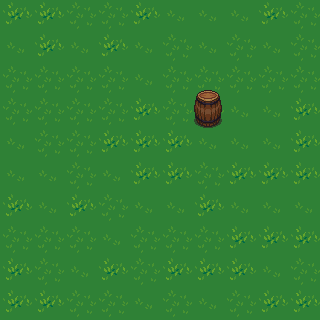

The image is a tile-based game level rendered from a .tmx file. Its description and source (layers, tilesets, objects; grid data summarised) follow:
An orthogonal 10x10 tile map with 32x32 px tiles, 2 tile layers (base, props) and 5 objects (spawn1, spawn2, spawn3).

<map version="1.0" orientation="orthogonal" width="10" height="10" tilewidth="32" tileheight="32">
 <tileset firstgid="1" name="combined" tilewidth="32" tileheight="32">
  <image source="tiles.png" width="3584" height="2240" />
 </tileset>
 <layer name="base" width="10" height="10">
  <data>[100 cells, 100 non-empty, 3 distinct tile ids]</data>
 </layer>
 <layer name="props" width="10" height="10">
  <data>[100 cells, 2 non-empty, 2 distinct tile ids]</data>
 </layer>
 <objectgroup name="collision" width="10" height="10">
  <object x="192" y="86" width="32" height="42" />
  <object x="192" y="86" width="32" height="42" />
 </objectgroup>
 <objectgroup name="spawn" width="10" height="10">
  <object name="spawn1" x="0" y="0" width="32" height="32" />
  <object name="spawn2" x="224" y="32" width="32" height="32" />
  <object name="spawn3" x="224" y="224" width="32" height="32" />
 </objectgroup>
</map>